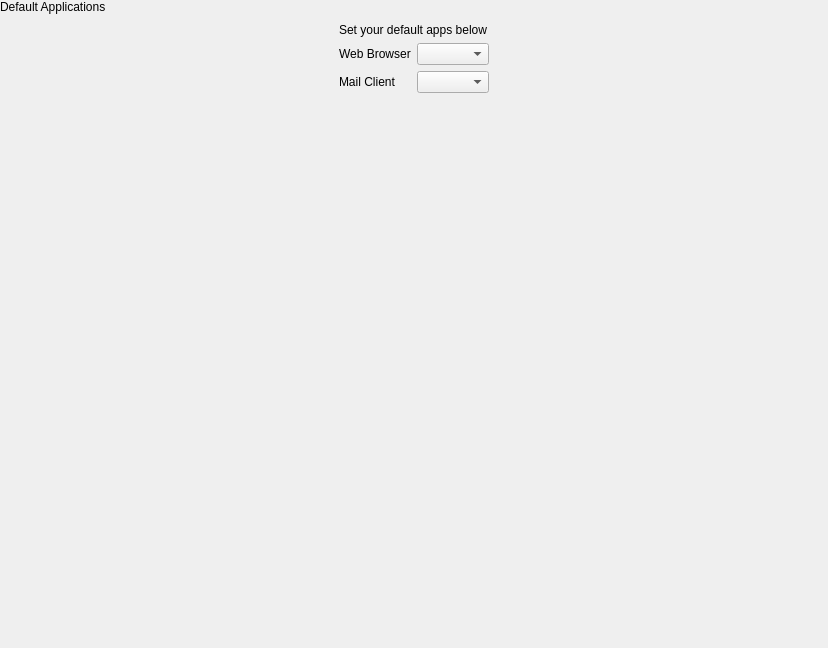
<?xml version="1.0" encoding="UTF-8"?>
<ui version="4.0">
 <class>DefaultsPane</class>
 <widget class="QWidget" name="DefaultsPane">
  <property name="geometry">
   <rect>
    <x>0</x>
    <y>0</y>
    <width>828</width>
    <height>648</height>
   </rect>
  </property>
  <property name="windowTitle">
   <string notr="true">Form</string>
  </property>
  <layout class="QVBoxLayout" name="verticalLayout">
   <property name="spacing">
    <number>0</number>
   </property>
   <property name="leftMargin">
    <number>0</number>
   </property>
   <property name="topMargin">
    <number>0</number>
   </property>
   <property name="rightMargin">
    <number>0</number>
   </property>
   <property name="bottomMargin">
    <number>0</number>
   </property>
   <item>
    <widget class="tTitleLabel" name="titleLabel">
     <property name="text">
      <string>Default Applications</string>
     </property>
    </widget>
   </item>
   <item alignment="Qt::AlignHCenter">
    <widget class="QWidget" name="defaultsWidget" native="true">
     <property name="m3SettingsGroup" stdset="0"><bool>true</bool></property>
     <layout class="QGridLayout" name="gridLayout">
      <item row="1" column="1">
       <widget class="QComboBox" name="defaultBrowserBox"/>
      </item>
      <item row="1" column="0">
       <widget class="QLabel" name="label_2">
        <property name="m3Icon" stdset="0"><string notr="true">public</string></property>
        <property name="sizePolicy">
         <sizepolicy hsizetype="Expanding" vsizetype="Preferred">
          <horstretch>0</horstretch>
          <verstretch>0</verstretch>
         </sizepolicy>
        </property>
        <property name="text">
         <string>Web Browser</string>
        </property>
       </widget>
      </item>
      <item row="0" column="0" colspan="2">
       <widget class="QLabel" name="label">
        <property name="text">
         <string>Set your default apps below</string>
        </property>
       </widget>
      </item>
      <item row="2" column="0">
       <widget class="QLabel" name="label_3">
        <property name="m3Icon" stdset="0"><string notr="true">mail</string></property>
        <property name="text">
         <string>Mail Client</string>
        </property>
       </widget>
      </item>
      <item row="2" column="1">
       <widget class="QComboBox" name="defaultMailBox"/>
      </item>
     </layout>
    </widget>
   </item>
   <item>
    <spacer name="verticalSpacer">
     <property name="orientation">
      <enum>Qt::Vertical</enum>
     </property>
     <property name="sizeHint" stdset="0">
      <size>
       <width>20</width>
       <height>531</height>
      </size>
     </property>
    </spacer>
   </item>
  </layout>
 </widget>
 <customwidgets>
  <customwidget>
   <class>tTitleLabel</class>
   <extends>QLabel</extends>
   <header location="global">ttitlelabel.h</header>
   <slots>
    <signal>backButtonClicked()</signal>
   </slots>
  </customwidget>
 </customwidgets>
 <resources/>
 <connections/>
</ui>
